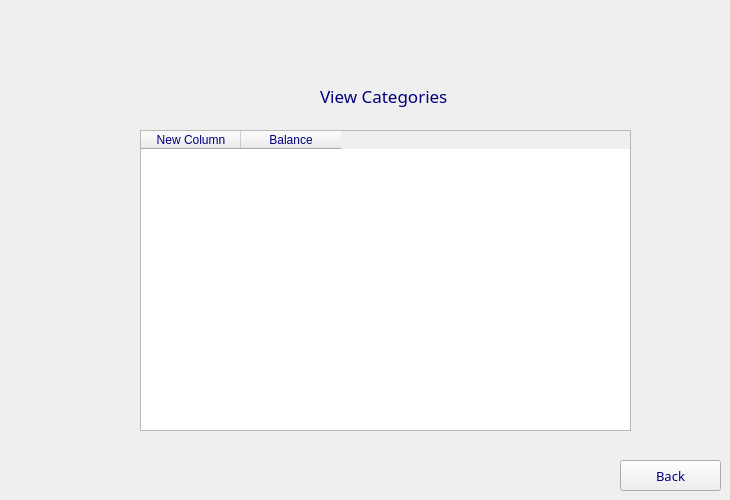
      <widget class="QWidget" name="page_8">
       <widget class="QLabel" name="Title_9">
        <property name="geometry">
         <rect>
          <x>320</x>
          <y>80</y>
          <width>151</width>
          <height>31</height>
         </rect>
        </property>
        <property name="font">
         <font>
          <family>Impact</family>
          <pointsize>13</pointsize>
          <italic>false</italic>
          <bold>false</bold>
         </font>
        </property>
        <property name="styleSheet">
         <string notr="true">QLabel {
	font: 13pt &quot;Impact&quot;;
	color: rgb(0, 0, 127);
}</string>
        </property>
        <property name="text">
         <string>View Categories</string>
        </property>
       </widget>
       <widget class="QTableWidget" name="categoriesTable">
        <property name="geometry">
         <rect>
          <x>140</x>
          <y>130</y>
          <width>491</width>
          <height>301</height>
         </rect>
        </property>
        <property name="styleSheet">
         <string notr="true">
	font: 11pt &quot;Modern No. 20&quot;;
	color: rgb(0, 0, 127);
</string>
        </property>
        <column>
         <property name="text">
          <string>New Column</string>
         </property>
        </column>
        <column>
         <property name="text">
          <string>Balance</string>
         </property>
        </column>
       </widget>
       <widget class="QPushButton" name="Back_3">
        <property name="geometry">
         <rect>
          <x>620</x>
          <y>460</y>
          <width>101</width>
          <height>31</height>
         </rect>
        </property>
        <property name="font">
         <font>
          <family>Modern No. 20</family>
          <pointsize>10</pointsize>
          <italic>false</italic>
          <bold>false</bold>
         </font>
        </property>
        <property name="styleSheet">
         <string notr="true">
	font: 10pt &quot;Modern No. 20&quot;;
	color: rgb(0, 0, 127);
</string>
        </property>
        <property name="text">
         <string>Back</string>
        </property>
       </widget>
      </widget>
